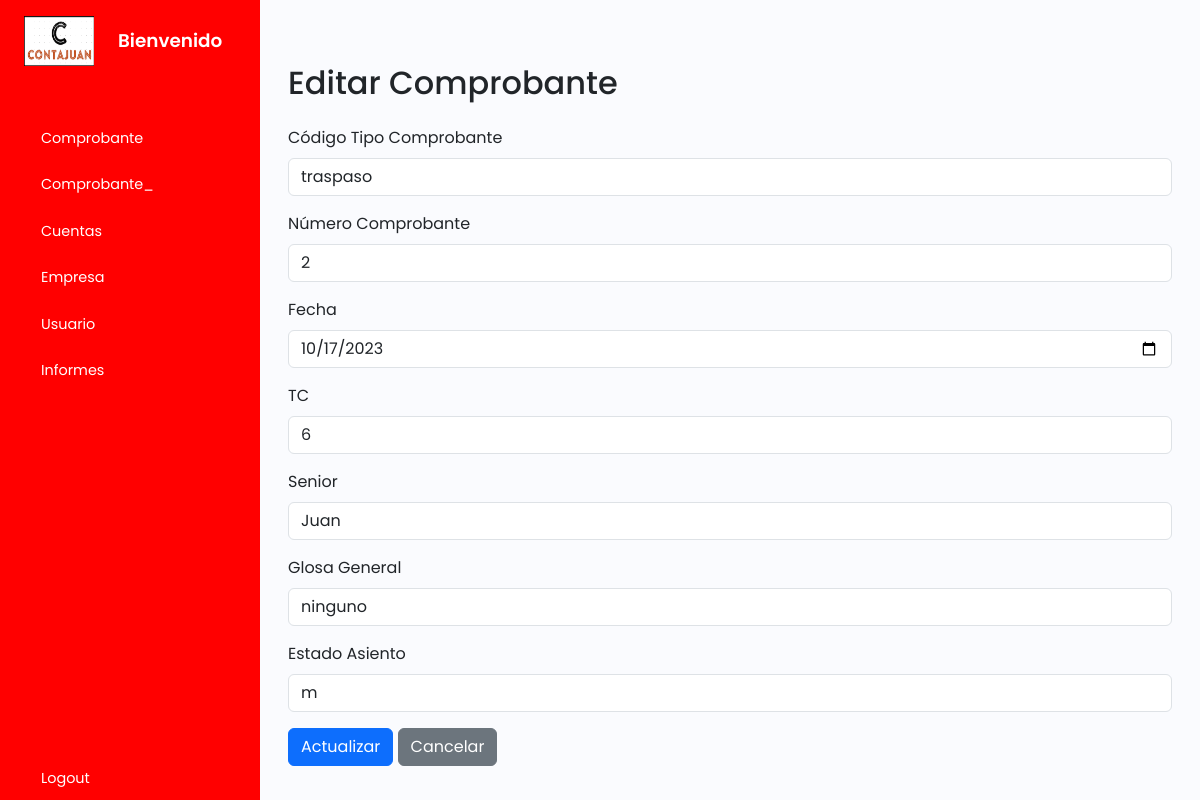
The app's page /tcomprobante/update.php?id=2 with its own data.
### tables this page shows
CREATE TABLE `tcomprobantes` (
  `idcomprobante` int(11) NOT NULL,
  `codtipocomprobante` varchar(255) NOT NULL,
  `nocomprobante` int(11) NOT NULL,
  `fecha` date NOT NULL,
  `tc` double NOT NULL,
  `senior` varchar(255) NOT NULL,
  `glosag` varchar(255) NOT NULL,
  `estadoasiento` varchar(255) NOT NULL
);

### tcomprobante/update.php (the view, shortened to what this page needs)
<?php
    include_once("../plantilla/inicio.php");
    include_once '../cone.php';
?>
        <div class="main p-3">
        <div class="container mt-5">
            <h2 class="mb-4">Editar Comprobante</h2>
            <?php
            if (isset($_GET['id'])) {
                $idcomprobante = $_GET['id'];
                $sql = "SELECT * FROM tcomprobantes WHERE idcomprobante='$idcomprobante'";
                $result = $conn->query($sql);
                if ($result->num_rows > 0) {
                    $row = $result->fetch_assoc();
                } else {
                    echo "<div class='alert alert-warning' role='alert'>No se encontró el registro</div>";
                }
            }
            ?>
            <form method="post" action="update.php">
                <div class="mb-3">
                    <label for="codtipocomprobante" class="form-label">Código Tipo Comprobante</label>
                    <input type="text" class="form-control" id="codtipocomprobante" name="codtipocomprobante" value="<?php echo $row['codtipocomprobante']; ?>" required>
                </div>
                <div class="mb-3">
                    <label for="nocomprobante" class="form-label">Número Comprobante</label>
                    <input type="text" class="form-control" id="nocomprobante" name="nocomprobante" value="<?php echo $row['nocomprobante']; ?>" required>
                </div>
                <div class="mb-3">
                    <label for="fecha" class="form-label">Fecha</label>
                    <input type="date" class="form-control" id="fecha" name="fecha" value="<?php echo $row['fecha']; ?>" required>
                </div>
                <div class="mb-3">
                    <label for="tc" class="form-label">TC</label>
                    <input type="text" class="form-control" id="tc" name="tc" value="<?php echo $row['tc']; ?>" required>
                </div>
                <div class="mb-3">
                    <label for="senior" class="form-label">Senior</label>
                    <input type="text" class="form-control" id="senior" name="senior" value="<?php echo $row['senior']; ?>" required>
                </div>
                <div class="mb-3">
                    <label for="glosag" class="form-label">Glosa General</label>
                    <input type="text" class="form-control" id="glosag" name="glosag" value="<?php echo $row['glosag']; ?>" required>
                </div>
                <div class="mb-3">
                    <label for="estadoasiento" class="form-label">Estado Asiento</label>
                    <input type="text" class="form-control" id="estadoasiento" name="estadoasiento" value="<?php echo $row['estadoasiento']; ?>" required>
                </div>
                <button type="submit" class="btn btn-primary">Actualizar</button>
                <a href="index.php" class="btn btn-secondary">Cancelar</a>
            </form>
        </div>
        </div>
    </div>
    <?php
    include_once("../plantilla/final.php");
?>

### style.css (style rules this page uses)
a { text-decoration: none; }
body { font-family: 'Poppins', sans-serif; }
.main { min-height: 100vh; width: 100%; overflow: hidden; transition: all 0.35s ease-in-out; background-color: #fafbfe; }

### records on screen
tcomprobantes: codtipocomprobante "traspaso", nocomprobante "2", fecha "10/17/2023", tc "6", senior "Juan", glosag "ninguno", estadoasiento "m"
